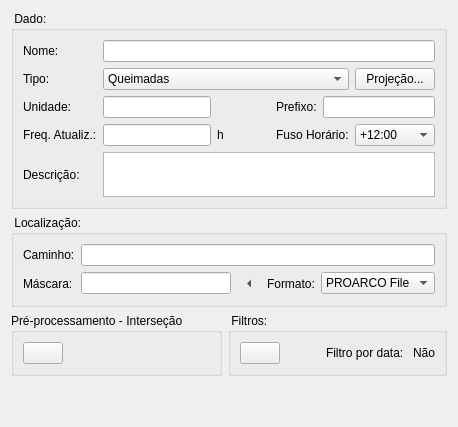
          <widget class="QWidget" name="DataPointDiffPage">
           <layout class="QGridLayout" name="gridLayout_24">
            <item row="0" column="0">
             <layout class="QGridLayout" name="gridLayout_3">
              <item row="0" column="0">
               <widget class="QGroupBox" name="groupBox_30">
                <property name="title">
                 <string> Dado: </string>
                </property>
                <layout class="QGridLayout" name="gridLayoutabc">
                 <item row="1" column="6">
                  <widget class="QPushButton" name="projectionPointDiffBtn">
                   <property name="toolTip">
                    <string>&lt;html&gt;&lt;head&gt;&lt;meta name=&quot;qrichtext&quot; content=&quot;1&quot; /&gt;&lt;style type=&quot;text/css&quot;&gt;
p, li { white-space: pre-wrap; }
&lt;/style&gt;&lt;/head&gt;&lt;body style=&quot; font-family:'MS Shell Dlg 2'; font-size:8.25pt; font-weight:400; font-style:normal;&quot;&gt;
&lt;p style=&quot; margin-top:0px; margin-bottom:0px; margin-left:0px; margin-right:0px; -qt-block-indent:0; text-indent:0px;&quot;&gt;Alterar a projeção dos dados&lt;/p&gt;&lt;/body&gt;&lt;/html&gt;</string>
                   </property>
                   <property name="text">
                    <string>Projeção...</string>
                   </property>
                   <property name="icon">
                    <iconset>
                     <normaloff>:/global/icons/PROJECAO.png</normaloff>:/global/icons/PROJECAO.png</iconset>
                   </property>
                  </widget>
                 </item>
                 <item row="3" column="6">
                  <widget class="QComboBox" name="pointDiffFormatDataTimeZoneCmb">
                   <property name="currentIndex">
                    <number>0</number>
                   </property>
                   <item>
                    <property name="text">
                     <string>+12:00</string>
                    </property>
                   </item>
                   <item>
                    <property name="text">
                     <string>+11:00</string>
                    </property>
                   </item>
                   <item>
                    <property name="text">
                     <string>+10:00</string>
                    </property>
                   </item>
                   <item>
                    <property name="text">
                     <string>+09:00</string>
                    </property>
                   </item>
                   <item>
                    <property name="text">
                     <string>+08:00</string>
                    </property>
                   </item>
                   <item>
                    <property name="text">
                     <string>+07:00</string>
                    </property>
                   </item>
                   <item>
                    <property name="text">
                     <string>+06:00</string>
                    </property>
                   </item>
                   <item>
                    <property name="text">
                     <string>+05:00</string>
                    </property>
                   </item>
                   <item>
                    <property name="text">
                     <string>+04:00</string>
                    </property>
                   </item>
                   <item>
                    <property name="text">
                     <string>+03:00</string>
                    </property>
                   </item>
                   <item>
                    <property name="text">
                     <string>+02:00</string>
                    </property>
                   </item>
                   <item>
                    <property name="text">
                     <string>+01:00</string>
                    </property>
                   </item>
                   <item>
                    <property name="text">
                     <string>+00:00</string>
                    </property>
                   </item>
                   <item>
                    <property name="text">
                     <string>-01:00</string>
                    </property>
                   </item>
                   <item>
                    <property name="text">
                     <string>-02:00</string>
                    </property>
                   </item>
                   <item>
                    <property name="text">
                     <string>-03:00</string>
                    </property>
                   </item>
                   <item>
                    <property name="text">
                     <string>-04:00</string>
                    </property>
                   </item>
                   <item>
                    <property name="text">
                     <string>-05:00</string>
                    </property>
                   </item>
                   <item>
                    <property name="text">
                     <string>-06:00</string>
                    </property>
                   </item>
                   <item>
                    <property name="text">
                     <string>-07:00</string>
                    </property>
                   </item>
                   <item>
                    <property name="text">
                     <string>-08:00</string>
                    </property>
                   </item>
                   <item>
                    <property name="text">
                     <string>-09:00</string>
                    </property>
                   </item>
                   <item>
                    <property name="text">
                     <string>-10:00</string>
                    </property>
                   </item>
                   <item>
                    <property name="text">
                     <string>-11:00</string>
                    </property>
                   </item>
                   <item>
                    <property name="text">
                     <string>-12:00</string>
                    </property>
                   </item>
                  </widget>
                 </item>
                 <item row="1" column="1" colspan="5">
                  <widget class="QComboBox" name="pointDiffFormatDataType">
                   <item>
                    <property name="text">
                     <string>Queimadas</string>
                    </property>
                   </item>
                   <item>
                    <property name="text">
                     <string>Focos de Doença</string>
                    </property>
                   </item>
                   <item>
                    <property name="text">
                     <string>Outros</string>
                    </property>
                   </item>
                  </widget>
                 </item>
                 <item row="2" column="0">
                  <widget class="QLabel" name="label_86">
                   <property name="text">
                    <string>Unidade:</string>
                   </property>
                  </widget>
                 </item>
                 <item row="3" column="4" colspan="2">
                  <widget class="QLabel" name="label_91">
                   <property name="text">
                    <string>Fuso Horário:</string>
                   </property>
                  </widget>
                 </item>
                 <item row="3" column="2">
                  <widget class="QLabel" name="label_90">
                   <property name="text">
                    <string>h</string>
                   </property>
                  </widget>
                 </item>
                 <item row="2" column="4">
                  <widget class="QLabel" name="label_88">
                   <property name="text">
                    <string>Prefixo:</string>
                   </property>
                  </widget>
                 </item>
                 <item row="4" column="1" colspan="6">
                  <widget class="QTextEdit" name="pointDiffFormatDataDescription">
                   <property name="maximumSize">
                    <size>
                     <width>16777215</width>
                     <height>45</height>
                    </size>
                   </property>
                  </widget>
                 </item>
                 <item row="3" column="0">
                  <widget class="QLabel" name="label_89">
                   <property name="text">
                    <string>Freq. Atualiz.:</string>
                   </property>
                  </widget>
                 </item>
                 <item row="0" column="0">
                  <widget class="QLabel" name="label_84">
                   <property name="text">
                    <string>Nome:</string>
                   </property>
                  </widget>
                 </item>
                 <item row="2" column="1">
                  <widget class="QLineEdit" name="pointDiffFormatDataUnit"/>
                 </item>
                 <item row="4" column="0">
                  <widget class="QLabel" name="label_92">
                   <property name="text">
                    <string>Descrição:</string>
                   </property>
                  </widget>
                 </item>
                 <item row="2" column="5" colspan="2">
                  <widget class="QLineEdit" name="pointDiffFormatDataPrefix"/>
                 </item>
                 <item row="2" column="2" colspan="2">
                  <spacer>
                   <property name="orientation">
                    <enum>Qt::Horizontal</enum>
                   </property>
                   <property name="sizeHint" stdset="0">
                    <size>
                     <width>40</width>
                     <height>20</height>
                    </size>
                   </property>
                  </spacer>
                 </item>
                 <item row="3" column="1">
                  <widget class="QLineEdit" name="pointDiffFormatDataFrequency"/>
                 </item>
                 <item row="3" column="3">
                  <spacer>
                   <property name="orientation">
                    <enum>Qt::Horizontal</enum>
                   </property>
                   <property name="sizeHint" stdset="0">
                    <size>
                     <width>40</width>
                     <height>20</height>
                    </size>
                   </property>
                  </spacer>
                 </item>
                 <item row="0" column="1" colspan="6">
                  <widget class="QLineEdit" name="pointDiffFormatDataName"/>
                 </item>
                 <item row="1" column="0">
                  <widget class="QLabel" name="label_85">
                   <property name="text">
                    <string>Tipo:</string>
                   </property>
                  </widget>
                 </item>
                </layout>
               </widget>
              </item>
              <item row="1" column="0">
               <widget class="QGroupBox" name="groupBox_31">
                <property name="title">
                 <string> Localização: </string>
                </property>
                <layout class="QGridLayout" name="gridLayout">
                 <item row="1" column="4">
                  <widget class="QComboBox" name="pointDiffFormatDataFormat">
                   <item>
                    <property name="text">
                     <string>PROARCO File</string>
                    </property>
                   </item>
                  </widget>
                 </item>
                 <item row="1" column="1">
                  <widget class="QLineEdit" name="pointDiffFormatDataMask"/>
                 </item>
                 <item row="0" column="1" colspan="4">
                  <widget class="QLineEdit" name="pointDiffFormatDataPath"/>
                 </item>
                 <item row="0" column="0">
                  <widget class="QLabel" name="label_87">
                   <property name="text">
                    <string>Caminho:</string>
                   </property>
                  </widget>
                 </item>
                 <item row="1" column="2">
                  <widget class="QToolButton" name="filePointDiffMaskBtn">
                   <property name="text">
                    <string/>
                   </property>
                   <property name="autoRaise">
                    <bool>true</bool>
                   </property>
                   <property name="arrowType">
                    <enum>Qt::LeftArrow</enum>
                   </property>
                  </widget>
                 </item>
                 <item row="1" column="3">
                  <widget class="QLabel" name="label_93">
                   <property name="text">
                    <string>Formato:</string>
                   </property>
                  </widget>
                 </item>
                 <item row="1" column="0">
                  <widget class="QLabel" name="lblGridMask_2">
                   <property name="text">
                    <string>Máscara:</string>
                   </property>
                  </widget>
                 </item>
                </layout>
               </widget>
              </item>
             </layout>
            </item>
            <item row="1" column="0">
             <layout class="QGridLayout" name="gridLayout_23">
              <item row="0" column="0">
               <widget class="QGroupBox" name="groupBox_39">
                <property name="title">
                 <string>Pré-processamento - Interseção</string>
                </property>
                <layout class="QGridLayout" name="gridLayout_40">
                 <item row="0" column="0">
                  <widget class="QPushButton" name="intersectionBtn">
                   <property name="text">
                    <string/>
                   </property>
                   <property name="icon">
                    <iconset theme="intersection">
                     <normaloff/>
                    </iconset>
                   </property>
                   <property name="iconSize">
                    <size>
                     <width>24</width>
                     <height>24</height>
                    </size>
                   </property>
                  </widget>
                 </item>
                 <item row="0" column="1">
                  <spacer name="horizontalSpacer_2">
                   <property name="orientation">
                    <enum>Qt::Horizontal</enum>
                   </property>
                   <property name="sizeHint" stdset="0">
                    <size>
                     <width>133</width>
                     <height>20</height>
                    </size>
                   </property>
                  </spacer>
                 </item>
                </layout>
               </widget>
              </item>
              <item row="0" column="1">
               <widget class="QGroupBox" name="groupBox_32">
                <property name="title">
                 <string> Filtros: </string>
                </property>
                <layout class="QGridLayout" name="gridLayout_39">
                 <item row="0" column="0">
                  <widget class="QPushButton" name="filterPointDiffBtn">
                   <property name="enabled">
                    <bool>true</bool>
                   </property>
                   <property name="toolTip">
                    <string>&lt;html&gt;&lt;head&gt;&lt;meta name=&quot;qrichtext&quot; content=&quot;1&quot; /&gt;&lt;style type=&quot;text/css&quot;&gt;
p, li { white-space: pre-wrap; }
&lt;/style&gt;&lt;/head&gt;&lt;body style=&quot; font-family:'MS Shell Dlg 2'; font-size:8.25pt; font-weight:400; font-style:normal;&quot;&gt;
&lt;p style=&quot; margin-top:0px; margin-bottom:0px; margin-left:0px; margin-right:0px; -qt-block-indent:0; text-indent:0px; font-size:8pt;&quot;&gt;Filtrar dados&lt;/p&gt;&lt;/body&gt;&lt;/html&gt;</string>
                   </property>
                   <property name="text">
                    <string/>
                   </property>
                   <property name="icon">
                    <iconset theme="filter">
                     <normaloff/>
                    </iconset>
                   </property>
                   <property name="iconSize">
                    <size>
                     <width>24</width>
                     <height>24</height>
                    </size>
                   </property>
                  </widget>
                 </item>
                 <item row="0" column="1">
                  <spacer>
                   <property name="orientation">
                    <enum>Qt::Horizontal</enum>
                   </property>
                   <property name="sizeHint" stdset="0">
                    <size>
                     <width>40</width>
                     <height>20</height>
                    </size>
                   </property>
                  </spacer>
                 </item>
                 <item row="0" column="2">
                  <widget class="QLabel" name="label_94">
                   <property name="text">
                    <string>Filtro por data: </string>
                   </property>
                  </widget>
                 </item>
                 <item row="0" column="3">
                  <widget class="QLabel" name="dateFilterPointDiffLabel">
                   <property name="text">
                    <string>Não</string>
                   </property>
                  </widget>
                 </item>
                </layout>
               </widget>
              </item>
             </layout>
            </item>
            <item row="2" column="0">
             <spacer name="verticalSpacer">
              <property name="orientation">
               <enum>Qt::Vertical</enum>
              </property>
              <property name="sizeHint" stdset="0">
               <size>
                <width>20</width>
                <height>40</height>
               </size>
              </property>
             </spacer>
            </item>
           </layout>
          </widget>
